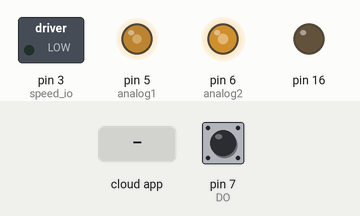
This sketch was run on a simulated Arduino Uno, built with avr-gcc and run on an emulated ATmega328P. Shown: switched loads named in the sketch (green lamp = pin HIGH), output pins drawn as LEDs (lit = HIGH). Inputs (shaded band) come from the test bench; at power-on: pin 7 (DO) HIGH. The ROS host is connected and sends only what is stated; pins used as bus, display or sensor lines are not drawn.

Above: at 3.26 s.
3.3 s: the phone or cloud app sets steering to 45
4.8 s: the phone or cloud app sets speed to 45
At 5.2 s:
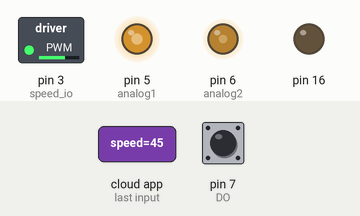
6.3 s: the phone or cloud app sets steering to 0
At 6.48 s:
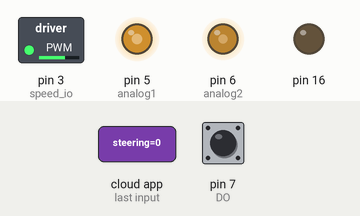
9.3 s: the phone or cloud app sets steering to 90
10.8 s: the phone or cloud app sets speed to 0
At 12.0 s:
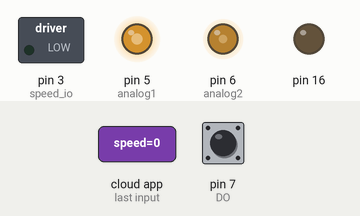
12.3 s: the phone or cloud app sets speed to 90
At 13.3 s:
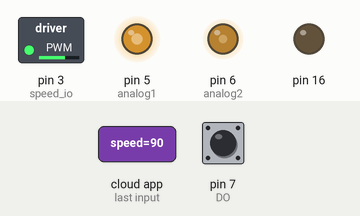
Timing chart, 0 to 14.8 s (numbered marks = the images above; inputs shaded):
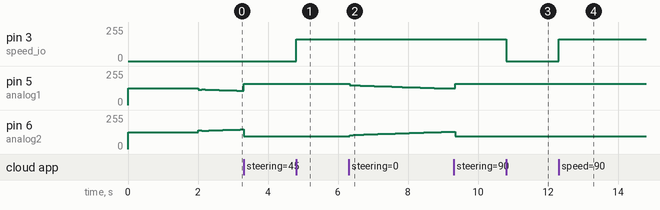

The sketch:

AevUno3.ino
```cpp
//Now

#include <PID_v1.h>
#include <Wire.h>
#include <ros.h>
#include <std_msgs/String.h>
#include <geometry_msgs/Vector3Stamped.h>
#include <geometry_msgs/Twist.h>
#include <ros/time.h>
#include <std_msgs/Int16.h>

// absolute encoder 12 bits
const int  CLK = 19; // Blu Digital Pin 10
const int  DO = 7; // Grn Digital Pin 11
const int CSn = 18; // Ylw Digital Pin 12

int absolute_position;
int Degree;
int Deg = 0;
int rp = 0;
int data_angle = 0;
long int speeds_encoder;

const int analog1 = 5;
const int analog2 = 6;
const int speed_io = 3;
//________________________________PID_________________________________________
double Setpoint, Input, Output;
double Kp = 2, Ki = 0.35, Kd = 0.1;
//int offset = 60;
int offset = 32;
PID Steering(&Input, &Output, &Setpoint, Kp, Ki, Kd, DIRECT);
double Setpoint2, Input2, Output2;
double Kp2 = 23, Ki2 = 3, Kd2 = 0;
PID Speed(&Input2, &Output2, &Setpoint2, Kp2, Ki2, Kd2, DIRECT);

long int D0 = 0;
long int D1 = 0;
long int speeds ;

//________________________________ROS_________________________________________
#define LOOPTIME 100     //Looptime in millisecond
unsigned long lastMilli = 0;
int steering_req = 0;
int speed_req = 0;
int break_req = 0;


ros::NodeHandle nh;
void steering_cmd (const std_msgs::Int16& message) {
  steering_req = message.data;
}

void speed_cmd (const std_msgs::Int16& message1) {
  speed_req = message1.data;
}

void break_cmd (const std_msgs::Int16& message1) {
  break_req = message1.data;
}

ros::Subscriber<std_msgs::Int16> sub("steering", steering_cmd);
ros::Subscriber<std_msgs::Int16> sub1("speed", speed_cmd);
ros::Subscriber<std_msgs::Int16> sub2("break", break_cmd);
geometry_msgs::Twist steering_msg;

ros::Publisher steering_pub("angle", &steering_msg);

//________________________________Canbus_________________________________________
#include <SPI.h>
#define CAN_2515
#if defined(SEEED_WIO_TERMINAL) && defined(CAN_2518FD)
const int SPI_CS_PIN  = BCM8;
const int CAN_INT_PIN = BCM25;
#else
const int SPI_CS_PIN = 9;
const int CAN_INT_PIN = 2;
#endif
#ifdef CAN_2518FD
#include "mcp2518fd_can.h"
mcp2518fd CAN(SPI_CS_PIN); // Set CS pin
#endif
#ifdef CAN_2515
#include "mcp2515_can.h"
mcp2515_can CAN(SPI_CS_PIN); // Set CS pin
#endif


//_________________________________________________________________________


void setup() {
  Serial.begin(57600);
  //_________________________________________________________________________
  pinMode(analog1, OUTPUT);
  pinMode(analog2, OUTPUT);
  pinMode(speed_io, OUTPUT);
  pinMode(16, OUTPUT);
  //_________________________________________________________________________
  pinMode(CSn, OUTPUT);// Chip select
  pinMode(CLK, OUTPUT);// Serial clock
  pinMode(DO, INPUT_PULLUP);// Serial data IN/OUT

  Steering.SetMode(AUTOMATIC);
  Steering.SetSampleTime(0.01);  // refresh rate of PID controller
  Steering.SetOutputLimits(-offset, offset);

  Speed.SetMode(AUTOMATIC);
  Speed.SetSampleTime(1);  // refresh rate of PID controller
  Speed.SetOutputLimits(0, 165);
  //_________________________________________________________________________
  nh.initNode();                            //init ROS node
  nh.getHardware()->setBaud(57600);         //set baud for ROS serial communication
  nh.subscribe(sub);                    //suscribe to ROS topic for velocity commands
  nh.subscribe(sub1);
  nh.subscribe(sub2);
  nh.advertise(steering_pub);                  //prepare to publish speed in ROS topic

  control_steering(0);
  delay(2000);
  SERIAL_PORT_MONITOR.begin(57600);

  while (CAN_OK != CAN.begin(CAN_500KBPS)) {             // init can bus : baudrate = 500k
    //    SERIAL_PORT_MONITOR.println("CAN init fail, retry...");
    delay(100);
  }
  //  SERIAL_PORT_MONITOR.println("CAN init ok!");
  //  nh.loginfo("Publishing 1;");
}
int input3 = 0;
void loop() {
  nh.spinOnce();
  if ((millis() - lastMilli) >= 0)
  { // enter timed loop

    lastMilli = millis();

    //___________________________________PID STEERING______________________________________
    angle();

    Input = data_angle;
    Setpoint = steering_req;
    double gap = abs(Setpoint - Input); //distance away from setpoint
    if (gap == 0)
    {
      Steering.SetTunings(1.0, 1, 0.05);

    }
    else if (gap < 10)
    {
      Steering.SetTunings(1.0, 1, 0.05);
    }
    else if (gap < 30)
    {
      Steering.SetTunings(1.5, 1, 0.1);
    }
    else if (gap < 40)
    {
      Steering.SetTunings(1.5, 1, 0.1);
    }
    else if (gap >= 40)
    {
      Steering.SetTunings(2.0, Ki, Kd);
    }
    Steering.Compute();
    control_steering(Output);
    //___________________________________PID SPEED______________________________________
    canbus_speed();

    //    analogWrite(speed_io, 10);
    double gap2 = abs(Setpoint2 - Input2);
    Input2 = speeds_encoder;
    Setpoint2 = speed_req;
    Speed.Compute();
    if(Setpoint2 == 0){
      Output2=0;
    }
    analogWrite(speed_io, Output2);
//    Speed.SetTunings( 18, Ki2 , Kd2);
    //    Setpoint_last = Setpoint;
    //    Serial.print(Input);
    //    Serial.print("\t");
    //       Serial.print(Setpoint);
    //       Serial.print("\t");
    //       Serial.print(Output);
    //       Serial.println("\t");

    publishSpeed(Output, Output2);
  }


  //________________________________ROS MSG STEERING______________________________________


}

void control_steering(int control) {
  analogWrite(analog1, 127 + control); // 5V/2 = 127 analog signal
  analogWrite(analog2, 127 - control);
}


void publishSpeed(int output_new, int output_new2) {
  steering_msg.linear.x = Input;    //left wheel speed (in m/s)
  steering_msg.linear.y = Setpoint;   //right wheel speed (in m/s)
  steering_msg.linear.z = output_new;       //looptime, should be the same as specified in LOOPTIME (in s)
  steering_msg.angular.x = Input2;    //left wheel speed (in m/s)
  steering_msg.angular.y = Setpoint2;   //right wheel speed (in m/s)
  steering_msg.angular.z = output_new2;       //looptime, should be the same as specified in LOOPTIME (in s)

  // steering_msg.data = steering_act;    //left wheel speed (in m/s)
  steering_pub.publish(&steering_msg);
  //  nh.spinOnce();
  //  nh.loginfo("Publishing 1;");
}

int ReadSSI(void)
{ int i, dReading;
  char Resolution = 12;
  unsigned int bitStart = 0x0800;
  dReading = 0;
  digitalWrite(CSn, LOW);
  delayMicroseconds(5);
  digitalWrite(CLK, LOW);
  for (i = (Resolution - 1); i >= 0; i--)
  { digitalWrite(CLK, HIGH);
    delayMicroseconds(5);
    if (digitalRead(DO)) dReading |= bitStart;
    digitalWrite(CLK, LOW);
    delayMicroseconds(5);
    bitStart = bitStart >> 1;
    if (i == 0)
    { digitalWrite(CLK, HIGH);
      if (digitalRead(DO)) dReading |= bitStart;
    }
  }
  digitalWrite(CSn, HIGH);
  return dReading;
}

void update_absolute_position(int encoder_position)
{
  int old_position = absolute_position;  // extract LSB
  int delta = encoder_position - old_position;
  if (delta > 320) {
    rp--;
  }
  else if (delta < -320) {
    rp++;
  }
  absolute_position += delta;
}

void angle() {
  int Data = ReadSSI();
  Degree = map(Data, 0, 4095, 0, 359);
  update_absolute_position(Degree);
  Deg = ((rp * 360) + absolute_position) - 82;
  data_angle = map(Deg, 1600, -1600, -180, 180);
  //  Serial.println(Deg);
}

void canbus_speed() {

  unsigned char len = 0;
  unsigned char buf[8];
  if (CAN_MSGAVAIL == CAN.checkReceive()) {
    CAN.readMsgBuf(&len, buf);
    unsigned long canId = CAN.getCanId();
    if (canId == 534) {
      D1 = buf[1] ;
      D0 = buf[0];
      speeds = D1 << 8 | D0;
      //      speeds = D1 ;

      //      Serial.println(speeds - 30000);
      speeds_encoder = (speeds - 30000) / 100;
    }
  }
}
```

Measured:
- after the input at 4.8 s, pin 3 (speed_io): 0/255 → 165/255 at once
- after the input at 6.3 s, pin 5 (analog1): moves from 159/255 to 124/255 over 2.8 s, starting at once; pin 6 (analog2): moves from 95/255 to 130/255 over 2.8 s, starting at once
- after the input at 10.8 s, pin 3 (speed_io): 165/255 → 0/255 at once
- after the input at 12.3 s, pin 3 (speed_io): 0/255 → 165/255 at once
